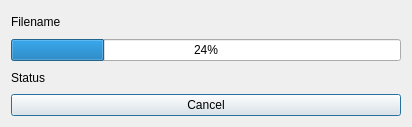
<?xml version="1.0" encoding="UTF-8"?>
<ui version="4.0">
 <class>Progress</class>
 <widget class="QDialog" name="Progress">
  <property name="geometry">
   <rect>
    <x>0</x>
    <y>0</y>
    <width>411</width>
    <height>127</height>
   </rect>
  </property>
  <property name="windowTitle">
   <string>Transfer Progress</string>
  </property>
  <layout class="QVBoxLayout" name="verticalLayout">
   <item>
    <widget class="QLabel" name="titleLabel">
     <property name="text">
      <string>Filename</string>
     </property>
    </widget>
   </item>
   <item>
    <widget class="QProgressBar" name="progressBar">
     <property name="minimumSize">
      <size>
       <width>390</width>
       <height>0</height>
      </size>
     </property>
     <property name="value">
      <number>24</number>
     </property>
    </widget>
   </item>
   <item>
    <widget class="QLabel" name="statusLabel">
     <property name="text">
      <string>Status</string>
     </property>
    </widget>
   </item>
   <item>
    <widget class="QPushButton" name="cancelButton">
     <property name="text">
      <string>Cancel</string>
     </property>
    </widget>
   </item>
  </layout>
 </widget>
 <resources/>
 <connections/>
</ui>
